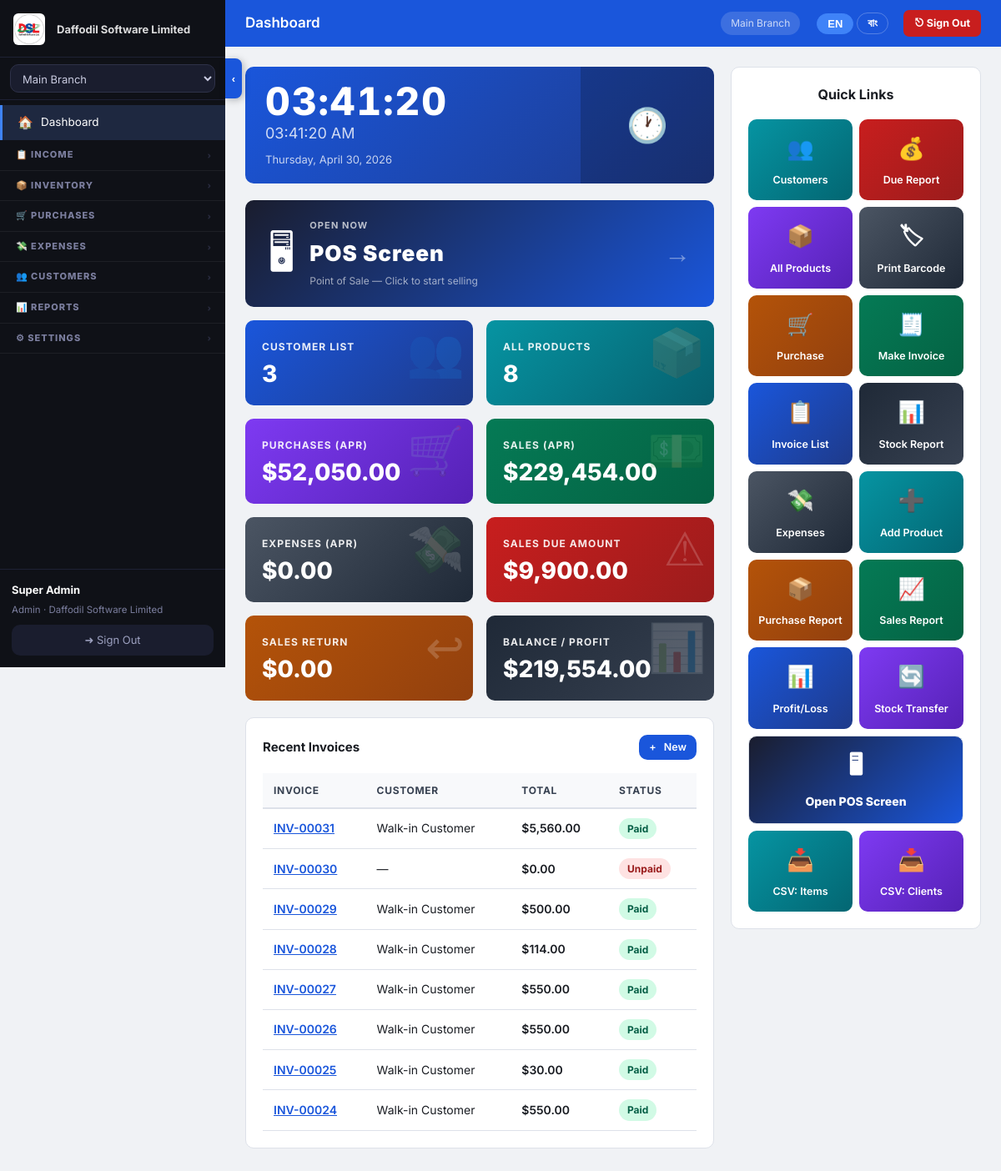
Page /public/index.php (signed in) on the committed database.
### tables this page shows
CREATE TABLE `company_settings` (
  `id` int(10) UNSIGNED NOT NULL,
  `tenant_id` int(10) UNSIGNED NOT NULL,
  `company_name` varchar(150) NOT NULL DEFAULT '',
  `address` text,
  `city` varchar(100) DEFAULT NULL,
  `country` varchar(100) DEFAULT NULL,
  `phone` varchar(50) DEFAULT NULL,
  `phone2` varchar(50) DEFAULT NULL,
  `email` varchar(150) DEFAULT NULL,
  `website` varchar(200) DEFAULT NULL,
  `logo_path` varchar(300) DEFAULT NULL,
  `currency` varchar(10) DEFAULT '$',
  `currency_code` varchar(5) DEFAULT 'USD',
  `tax_label` varchar(30) DEFAULT 'VAT',
  `invoice_prefix` varchar(10) DEFAULT 'INV',
  `footer_note` text,
  `updated_at` datetime DEFAULT CURRENT_TIMESTAMP ON UPDATE CURRENT_TIMESTAMP,
  `loyalty_earn_amount` decimal(10,2) NOT NULL DEFAULT '100.00',
  `loyalty_earn_points` int(11) NOT NULL DEFAULT '1',
  `loyalty_redeem_value` decimal(10,4) NOT NULL DEFAULT '1.0000',
  `loyalty_enabled` tinyint(1) NOT NULL DEFAULT '1',
  `loyalty_min_redeem` int(11) NOT NULL DEFAULT '10',
  `loyalty_expiry_days` int(11) NOT NULL DEFAULT '0'
);

CREATE TABLE `branches` (
  `id` int(10) UNSIGNED NOT NULL,
  `tenant_id` int(10) UNSIGNED NOT NULL,
  `name` varchar(120) NOT NULL,
  `address` text,
  `phone` varchar(30) DEFAULT NULL,
  `is_active` tinyint(1) DEFAULT '1',
  `branch_password` varchar(255) DEFAULT NULL,
  `created_at` datetime DEFAULT CURRENT_TIMESTAMP
);

CREATE TABLE `income` (
  `id` int(10) UNSIGNED NOT NULL,
  `tenant_id` int(10) UNSIGNED NOT NULL,
  `branch_id` int(10) UNSIGNED NOT NULL,
  `invoice_no` varchar(40) NOT NULL,
  `customer_id` int(10) UNSIGNED DEFAULT NULL,
  `customer_name` varchar(120) DEFAULT NULL,
  `date` date NOT NULL,
  `due_date` date DEFAULT NULL,
  `subtotal` decimal(14,2) NOT NULL DEFAULT '0.00',
  `tax_pct` decimal(5,2) DEFAULT '0.00',
  `tax_amount` decimal(14,2) DEFAULT '0.00',
  `discount` decimal(14,2) DEFAULT '0.00',
  `total` decimal(14,2) NOT NULL DEFAULT '0.00',
  `paid` decimal(14,2) DEFAULT '0.00',
  `payment_method` varchar(30) NOT NULL DEFAULT 'cash',
  `balance` decimal(14,2) GENERATED ALWAYS AS ((`total` - `paid`)) STORED,
  `status` enum('draft','unpaid','partial','paid','cancelled') DEFAULT 'unpaid',
  `notes` text,
  `created_by` int(10) UNSIGNED DEFAULT NULL,
  `created_at` datetime DEFAULT CURRENT_TIMESTAMP
);

CREATE TABLE `customers` (
  `id` int(10) UNSIGNED NOT NULL,
  `tenant_id` int(10) UNSIGNED NOT NULL,
  `name` varchar(120) NOT NULL,
  `email` varchar(150) DEFAULT NULL,
  `phone` varchar(30) DEFAULT NULL,
  `address` text,
  `loyalty_points` int(11) NOT NULL DEFAULT '0',
  `membership_tier_id` int(11) DEFAULT NULL,
  `membership_password` varchar(255) NOT NULL DEFAULT '',
  `created_at` datetime DEFAULT CURRENT_TIMESTAMP
);

### public/index.php (the view, shortened to what the rows shown need)
<?php
require_once __DIR__ . '/../src/core.php';
$page_title = 'Dashboard';
$tid = tid(); $bid = brid();
$recent_inv = db()->prepare('SELECT i.*, c.name cust_name FROM income i LEFT JOIN customers c ON c.id=i.customer_id WHERE i.tenant_id=? AND i.branch_id=? ORDER BY i.id DESC LIMIT 8');
$recent_inv->execute([$tid,$bid]); $recent_inv = $recent_inv->fetchAll();
?>
<div style="display:grid;grid-template-columns:1fr 300px;gap:20px;align-items:start">
  <div>
    <div class="card">
      <div class="table-wrap">
        <table>
          <thead>
            <tr>
              <th>Invoice</th>
              <th><span class="t-en">Customer</span><span class="t-bn">গ্রাহক</span></th>
              <th><span class="t-en">Total</span><span class="t-bn">মোট</span></th>
              <th>Status</th>
            </tr>
          </thead>
          <tbody>
          <?php foreach ($recent_inv as $r): ?>
            <tr>
              <td><a href="<?= APP_URL ?>/invoice-view.php?id=<?= $r['id'] ?>" style="color:var(--c-primary);font-weight:600"><?= h($r['invoice_no']) ?></a></td>
              <td><?= h($r['cust_name'] ?: $r['customer_name'] ?: '—') ?></td>
              <td style="font-weight:600"><?= money($r['total']) ?></td>
              <td><span class="badge badge-<?= h($r['status']) ?>"><?= ucfirst($r['status']) ?></span></td>
            </tr>
          <?php endforeach; ?>
          </tbody>
        </table>
      </div>
    </div>
  </div>
</div>
<?php
$content = ob_get_clean();
include __DIR__ . '/../templates/layout.php';

### templates/layout.php (shortened to what the rows shown need)
<?php
$user             = auth();
$branches         = get_branches();
$active_branch    = brid();
$cs_stmt          = db()->prepare('SELECT * FROM company_settings WHERE tenant_id=?');
$cs_stmt->execute([tid()]);
$cs               = $cs_stmt->fetch() ?: [];
$app_display_name = !empty($cs['company_name']) ? $cs['company_name'] : APP_NAME;
$logo_url         = '';
if (!empty($cs['logo_path'])) $logo_url = APP_URL . '/' . ltrim($cs['logo_path'], '/');
?><!DOCTYPE html>
<html lang="en" id="html-root" data-lang="en">
<head>
<link rel="stylesheet" href="<?= APP_URL ?>/assets/style.css">
</head>
<body class="<?= (isset($_COOKIE['sidebar_collapsed']) && $_COOKIE['sidebar_collapsed']==='1') ? 'sidebar-collapsed' : '' ?>">
<aside class="sidebar" id="sidebar">
  <div class="sidebar-logo">
    <?php if ($logo_url): ?>
      <img src="<?= h($logo_url) ?>" style="height:38px;max-width:130px;object-fit:contain;border-radius:6px">
      <span class="nav-text sidebar-logo-text" style="font-size:13px;opacity:.85;margin-left:4px"><?= h($app_display_name) ?></span>
    <?php else: ?>
      <span style="font-size:26px;color:#3f83f8;flex-shrink:0">⬡</span>
      <span class="nav-text sidebar-logo-text" style="font-size:15px;font-weight:800"><?= h($app_display_name) ?></span>
    <?php endif; ?>
  </div>
  <div class="sidebar-footer">
    <div class="user-badge">
      <strong class="nav-text"><?= h($user['name']) ?></strong>
      <span class="nav-text"><?= h(ucfirst($user['role'])) ?> · <?= h($app_display_name) ?></span>
    </div>
  </div>
</aside>
<div class="main-wrap" id="mainWrap">
  <header class="top-bar">
    <h1 class="page-heading"><?= h($page_title ?? '') ?></h1>
    <span class="top-bar-branch"><?php
      foreach ($branches as $b) if ($b['id'] == $active_branch) echo h($b['name']);
    ?></span>
    <div class="lang-toggle no-print" style="margin-left:8px">
      <button class="lang-btn active" id="btn-lang-en" onclick="setLang('en')">EN</button>
      <button class="lang-btn"        id="btn-lang-bn" onclick="setLang('bn')">বাং</button>
    </div>
    <a href="<?= APP_URL ?>/logout.php" class="topbar-signout no-print"
       onclick="return confirm('Sign out?')" title="Sign Out">
      <span class="t-en">⎋ Sign Out</span><span class="t-bn">⎋ বের হন</span>
    </a>
  </header>
  <main class="content"><?= $content ?? '' ?></main>
</div>
</body>
</html>

### rows in the picture
company_settings: logo_path (picture), company_name "Daffodil Software Limited"
branches: name "Main Branch"
income: invoice_no "INV-00031", customer.name "Walk-in Customer", total "$5,560.00", status "Paid"
income: invoice_no "INV-00030", customer_name "—", total "$0.00", status "Unpaid"
income: invoice_no "INV-00029", customer.name "Walk-in Customer", total "$500.00", status "Paid"
income: invoice_no "INV-00028", customer.name "Walk-in Customer", total "$114.00", status "Paid"
income: invoice_no "INV-00027", customer.name "Walk-in Customer", total "$550.00", status "Paid"
income: invoice_no "INV-00026", customer.name "Walk-in Customer", total "$550.00", status "Paid"
income: invoice_no "INV-00025", customer.name "Walk-in Customer", total "$30.00", status "Paid"
income: invoice_no "INV-00024", customer.name "Walk-in Customer", total "$550.00", status "Paid"

### other values in the picture
$user['name'] "Super Admin"
$user['role'] "Admin"
$page_title "Dashboard"
$cust_count "3"
$item_count "8"
money($pur_total) "$52,050.00"
money($income_total) "$229,454.00"
money($exp) "$0.00"
money($dues) "$9,900.00"
money(0) "$0.00"
money($profit) "$219,554.00"
form field branch_id "Main Branch"
